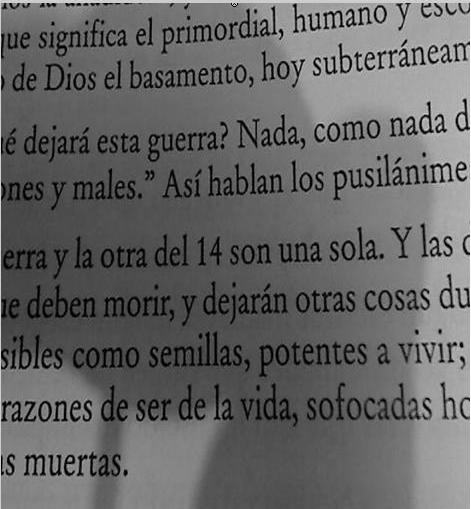
%> input picture Unidad 1/Ejercicios/sauvola.JPG, 471 x 509 px
$ octave Ejercicio_10_2.m   (GNU Octave 9; MATLAB toolbox functions it lacks are replaced by stand-ins)
%> lines starting %> are read from the running program, lines starting %| are printed output that depends on the picture
close all, clear all, clc
% leo una imagen y la convierto a escala de grises
[file,dir] = uigetfile('*.bmp;*.jpg;*.png; *.tif'); %filtro para archivos bmp, jpg y png
%> the answer given: sauvola.JPG
filename = [dir,file];
info = imfinfo(filename);
switch info.ColorType
    case 'indexed'
        [Iorig,map] = imread(filename);
        I = ind2gray(Iorig,map); %convierto de indexada a escala de grises

    case 'grayscale'
        I = imread(filename);

    case 'truecolor'
        Iorig = imread(filename);
%> Iorig is the input picture: size 509x471x3 uint8; min 0, max 255, mean 100.9
        I=rgb2gray(Iorig); %convierto de RGB a escala de grises
end
%expandir al rango dinamico
smin =100/255;
smax= 200/255;
rmin = double(min(I(:)))/255;
%> rmin = 0
rmax = double(max(I(:)))/255;
%> rmax = 1
O = imadjust(I, [rmin rmax], [smin smax]);
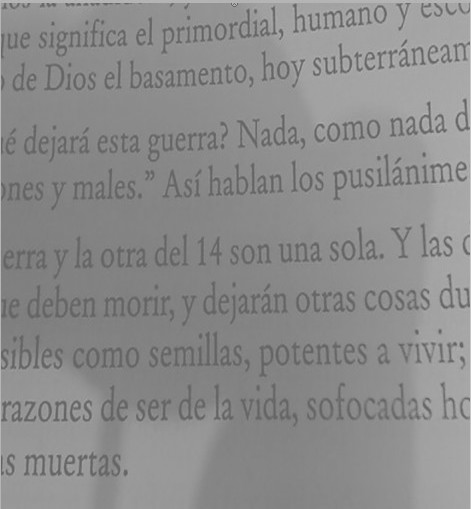
%> O: size 509x471 uint8; min 100, max 200, mean 139.6
figure
subplot(2,2,1);
imshow(I, [0 255]);colorbar;
title('Imagen original en escala de grises')
subplot(2,2,2);colorbar;
imhist(I);
title('Histograma de la imagen original en escala de grises')
subplot(2,2,3);
imshow(O, [0 255]);
title('Imagen modificada en escala de grises')
subplot(2,2,4);
imhist(O);
title('Histograma de la imagen  con brillo modificada')
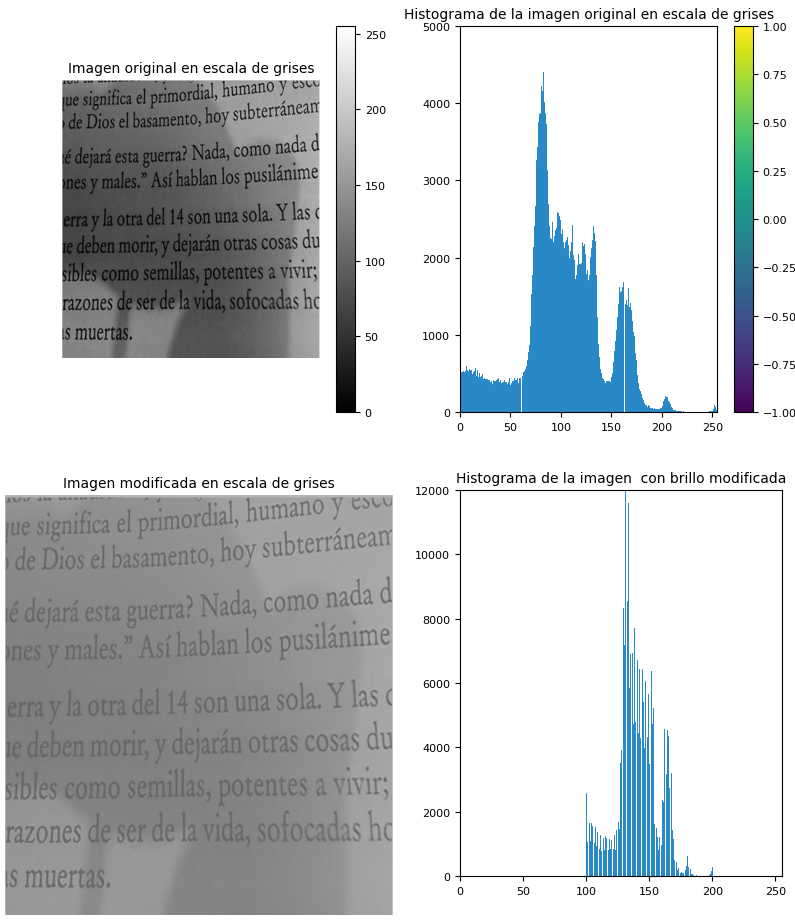
%> figure redrawn from the program's plot data, 4 panels
